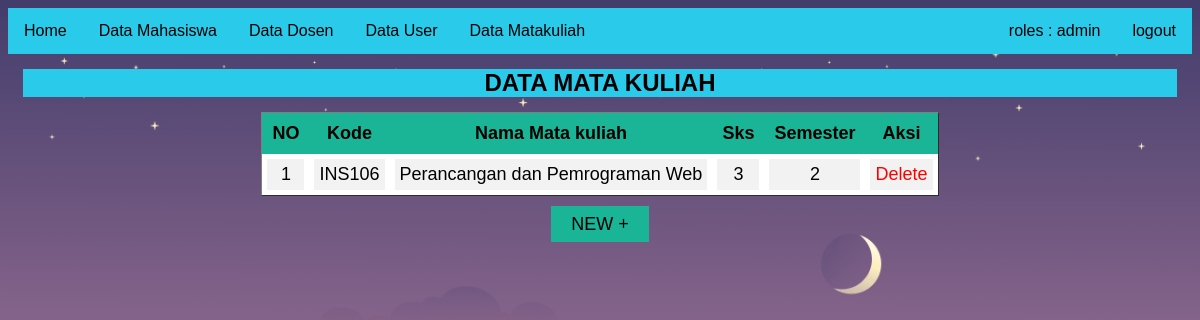
Screenshot of /dataMatKul.php with the database file from the repository.
### tables this page shows
CREATE TABLE `datamatkul` (
  `noMatKul` int(10) NOT NULL,
  `kode` varchar(10) NOT NULL,
  `namaMatKul` varchar(50) NOT NULL,
  `SKS` varchar(2) NOT NULL,
  `semester` varchar(2) NOT NULL
);

### dataMatKul.php (the view)
<!DOCTYPE html>
<html lang="en">
<link href="ulli.css" type="text/css" rel="stylesheet">
<body>
    <ul>
        <li><a href="dashboard.php">Home</a></li>
        <li><a href="dataMhs.php">Data Mahasiswa</a></li>
        <li><a href="dataDsn.php">Data Dosen</a></li>
        <li><a href="dataUser.php">Data User</a></li>
        <li><a href="dataMatKul.php">Data Matakuliah</a></li>
        <li style="float: right;"><a href="login.php">logout</a></li>
        <li style="float: right;"><a href="roles.php">roles : admin</a></li>
    </ul>
    <center>
        <h2> DATA MATA KULIAH </h2>
    </center>
    <center>
    <table id="customers" border="1" cellspacing="0" cellpadding="5">
        <tr>
            <th>NO</th>
            <th>Kode</th>
            <th>Nama Mata kuliah</th>
            <th>Sks</th>
            <th>Semester</th>
            <th>Aksi</th>
        </tr>
        <?php
        include 'koneksi.php';
        $no = 1;
        $data = mysqli_query($koneksi, "select * from dataMatKul");
        while ($d = mysqli_fetch_array($data)) {
        ?>
            <tr>
                <td><?php echo $no++; ?></td>
                <td><?php echo $d['kode']; ?></td>
                <td><?php echo $d['namaMatKul']; ?></td>
                <td><?php echo $d['SKS']; ?></td>
                <td><?php echo $d['semester']; ?></td>
                <td>
                    <a href="hapusMatKul.php?del=<?php echo $d['noMatKul']; ?>"
                    style="text-decoration: none; color :red">Delete</a>
                </td>
            </tr>
        <?php
        }
        ?>
    </table>
</center>
<br>
<center>
<a class="btnsubmit" href="tambahMatKul.php">NEW +</a></center>
</body>
</html>

### ulli.css (style rules this page uses)
h2 { font-family: 'aferd', sans-serif; background-color: #2acaea; margin: 15px; }
body { background: url(bg.jpg); background-size: cover; background-repeat: no-repeat; }
ul { transition:background-color 200ms ease; transition-duration: 0.2s; list-style-type: none; margin: 0; padding: 0; overflow: hidden; background-color: #2acaea; }
li { transition:background-color 200ms ease; transition-duration: 0.2s; float: left; }
li a { transition:background-color 200ms ease; transition-duration: 0.2s; display: flex; color: black; text-align: left; padding: 14px 16px; text-decoration: none; font-family: 'aferd', sans-serif; }
tr td { border: 5px solid white; transition:background-color 200ms ease; transition-duration: 0.2s; }
tr:nth-child(even) { background-color: #f2f2f2; border: 0px ; padding: 30px; text-align: center; color : rgb(0, 0, 0); font-family: 'aferd', sans-serif; font-size: large; transition-duration: 0.4s; }
tr:nth-child(odd) { background-color: #939393; border: 0px ; padding: 100px; text-align: center; color : rgb(0, 0, 0); font-family: 'aferd', sans-serif; font-size: large;transition-duration: 0.4s; }
th { border: 1px ; padding: 10px; text-align: center; background-color:rgb(25, 181, 150); color : rgb(0, 0, 0); font-family: 'aferd', sans-serif; font-size: large; }
.btnsubmit { background-color: rgb(25, 181, 150); border: 0px solid #124d61; color: #000000; margin: 4px 2px; padding: 8px 20px; transition-duration: 0.4s; text-decoration: none; font-family: 'aferd',sans-serif; font-size: large; }

### rows the page displays
datamatkul: kode "INS106", namaMatKul "Perancangan dan Pemrograman Web", SKS "3", semester "2"
